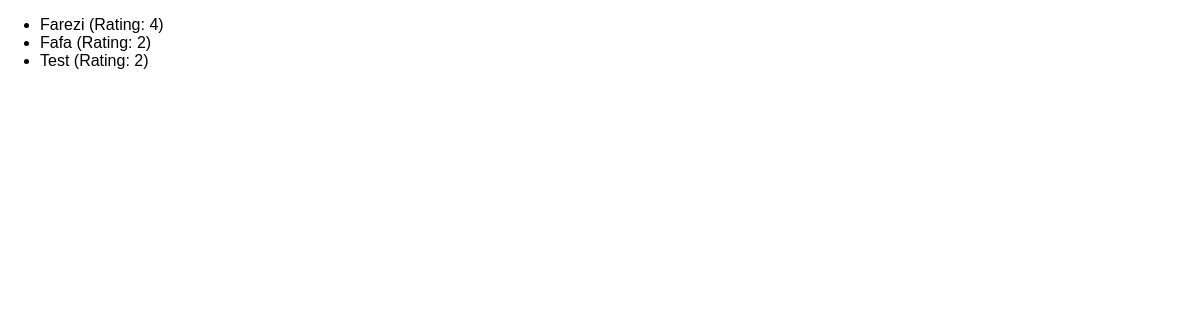
/reviews, run on an earlier commit of the app's database.
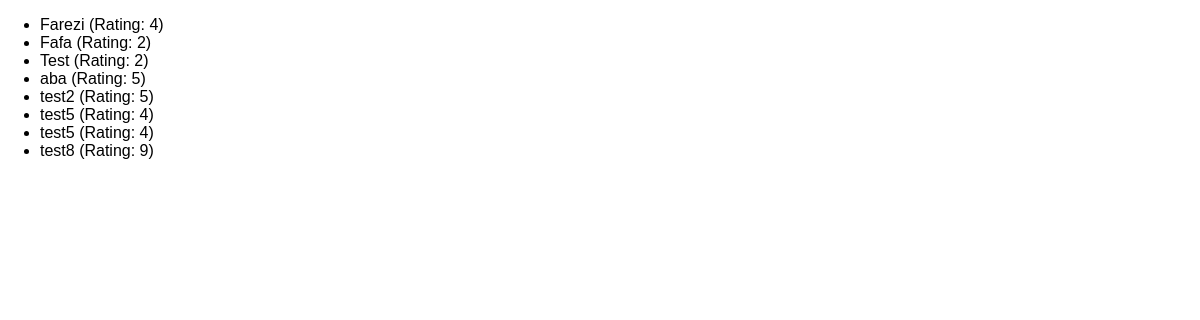
And on a later commit of the database.
### reviews/models.py (models this page shows)
class Review(models.Model):
    user_name = models.CharField(max_length=100)
    review_text = models.TextField(max_length=200)
    rating = models.IntegerField()

### reviews/views.py (the view)
# urls.py: path('reviews', views.ReviewsListView.as_view()),
class ReviewsListView(ListView):
    template_name = 'reviews/review_list.html'
    model = Review
    context_object_name = 'reviews'

### reviews/templates/reviews/review_list.html (shortened to what this page needs)
{% extends "reviews/base.html" %}
{% block content %}
<ul>
    {% for review in reviews %}
        <li>
            {{review.user_name}} (Rating: {{review.rating}})
        </li>
    {% endfor %}
</ul>
{% endblock content %}

### reviews/templates/reviews/base.html (shortened to what this page needs)
{% load static %}
<!DOCTYPE html>
<html lang="en">
<head>
    <link rel="stylesheet" href="{% static "reviews/styles.css" %}">
</head>
<body>
    {% block content %}
    {% endblock content %}
</body>
</html>

### reviews/static/reviews/styles.css (style rules this page uses)
body { font-family: sans-serif; margin: 0; }

What changed in the data, as far as the page shows it:
added Review: user_name "aba", rating "5"
added Review: user_name "test2", rating "5"
added Review: user_name "test5", rating "4"
added Review: user_name "test5", rating "4"
added Review: user_name "test8", rating "9"
